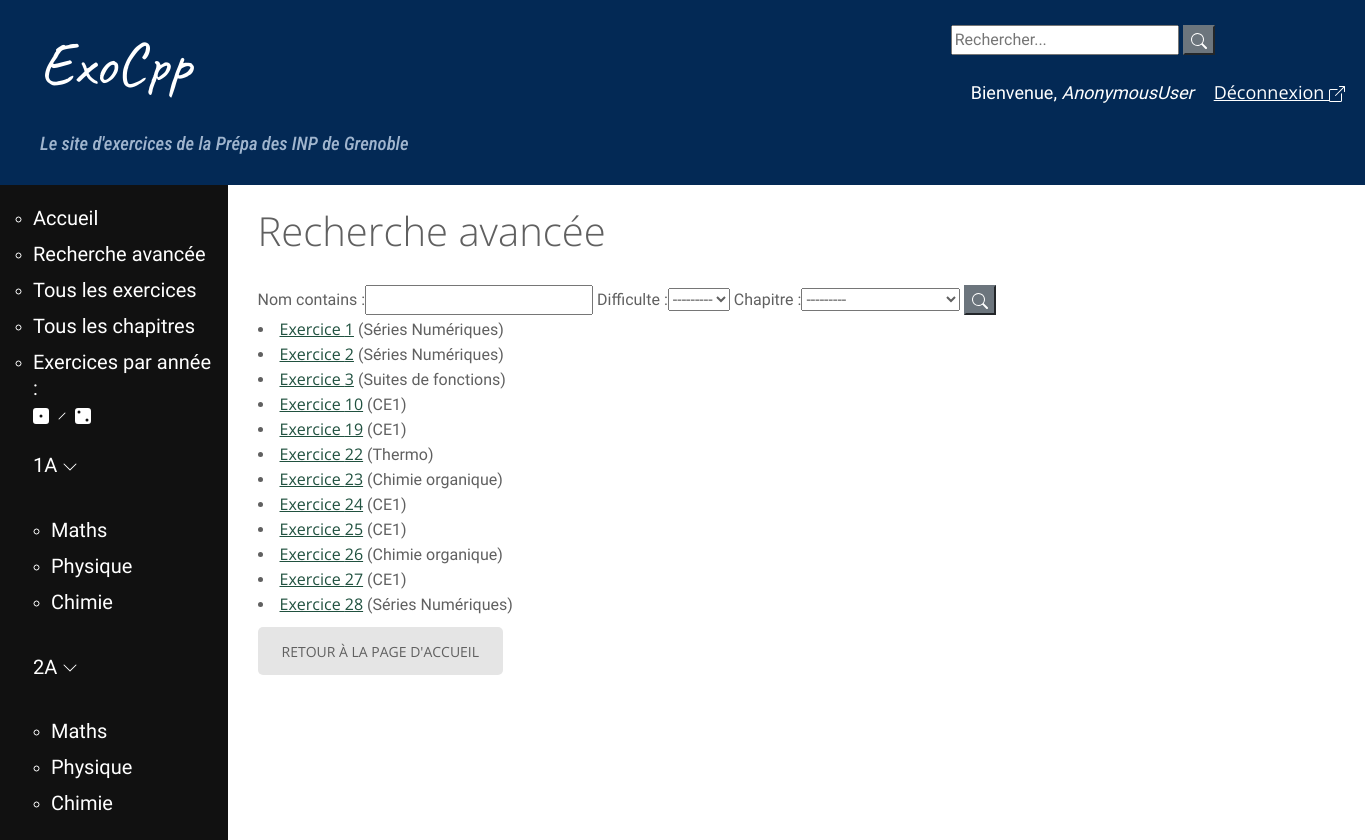
The page /filtres/ on the database as committed earlier.
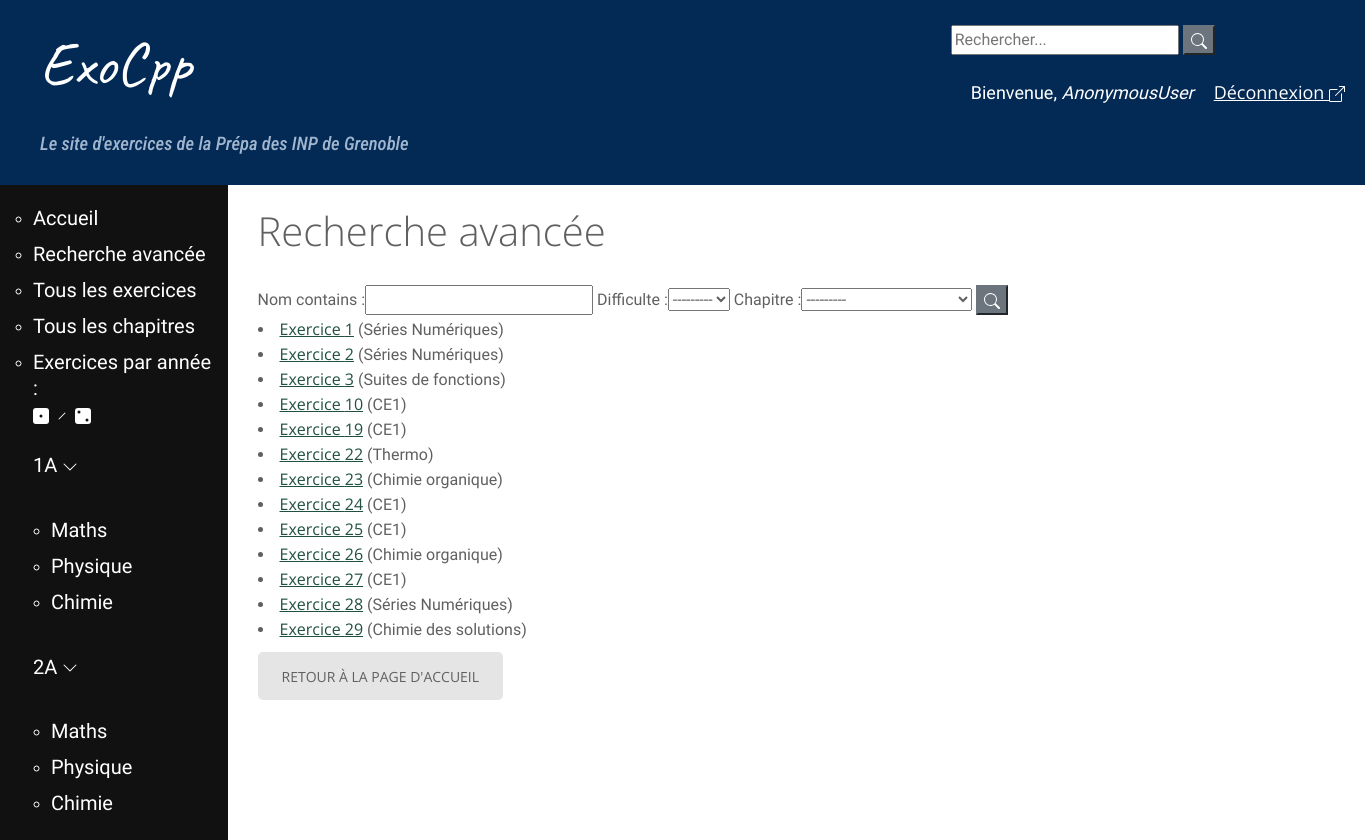
The same page on the database as committed later.
### exo/models.py (models this page shows, shortened)
class Exercice(models.Model):
    nom = models.CharField(max_length=200, null=True, blank=True)
    tags = TaggableManager()
    difficulte = models.IntegerField(null=True, blank=True, choices = ((1, '*'), (2, '**'),
        (3, '***')))
    chapitre = models.ForeignKey(Chapitre, on_delete = models.CASCADE)
    provenance = models.CharField(max_length=200, default='', null=True, blank=True)
    numero = models.IntegerField(default=1)
    def get_absolute_url(self):
        return reverse('exercice-details', args=[str(self.id)])

class Chapitre(models.Model):
    annee = models.CharField(max_length=2, choices = [('1A', 'Première année'),
        ('2A', 'Deuxième année')])
    matiere = models.CharField(max_length=40, choices = MATIERES)
    nom = models.CharField(max_length=200, null=False, unique=True)
    numero = models.IntegerField(null=True, error_messages={"invalid_choice" : "Ce numéro de chapitre existe déjà."},
        help_text="Vous pouvez numéroter le chapitre/module \
        pour permettre un classement dans l'ordre du programme (recommandé, \
        la valeur par défaut est 1)", default=1, unique=True)
    def __str__(self):
        return self.nom #+ ' (' + self.matiere + ')'

### exo/views.py (the view)
# urls.py: path('filtres/', views.exercice_filtres, name='exercice_filtres'),
def exercice_filtres(request):
	exercices = Exercice.objects.all()
	myFilter = ExerciceFilter(request.GET, queryset=exercices)
	exercices = myFilter.qs
	context = {'exercices': exercices, 'myFilter': myFilter}
	return render(request, 'exo/exercice_filtres.html', context)

### exo/templates/exo/exercice_filtres.html
{% extends "base_generic.html" %}
{% block content %}
<h1>Recherche avancée</h1>
<form method="get">
    {{myFilter.form}}
<button class="btn-secondary" type="submit">{% include './icons/search.svg'%}</button>
</form>
{% for exercice in exercices %}
    <li>
        <a href="{{ exercice.get_absolute_url }}"> Exercice {{ exercice.id }}</a> ({{exercice.chapitre.nom }})
    </li>
{% endfor %}
<a href="{% url 'home' %}" class="btn btn-outline-secondary btn-sm">Retour à la page d'accueil</a>
{% endblock %}

Rows that differ between the two databases and show on the page:
added Exercice: id "29", chapitre.nom "Chimie des solutions"
